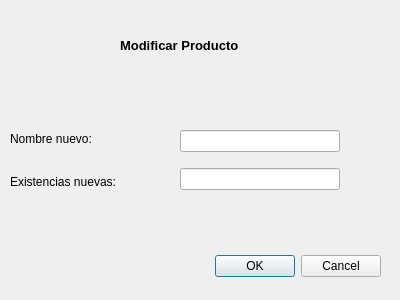
<?xml version="1.0" encoding="UTF-8"?>
<ui version="4.0">
 <class>ModificarProducto</class>
 <widget class="QDialog" name="ModificarProducto">
  <property name="geometry">
   <rect>
    <x>0</x>
    <y>0</y>
    <width>400</width>
    <height>300</height>
   </rect>
  </property>
  <property name="windowTitle">
   <string>Dialog</string>
  </property>
  <widget class="QDialogButtonBox" name="buttonBox">
   <property name="geometry">
    <rect>
     <x>210</x>
     <y>250</y>
     <width>171</width>
     <height>32</height>
    </rect>
   </property>
   <property name="orientation">
    <enum>Qt::Horizontal</enum>
   </property>
   <property name="standardButtons">
    <set>QDialogButtonBox::Cancel|QDialogButtonBox::Ok</set>
   </property>
  </widget>
  <widget class="QLabel" name="label">
   <property name="geometry">
    <rect>
     <x>120</x>
     <y>30</y>
     <width>161</width>
     <height>31</height>
    </rect>
   </property>
   <property name="font">
    <font>
     <pointsize>10</pointsize>
     <bold>true</bold>
    </font>
   </property>
   <property name="text">
    <string>Modificar Producto</string>
   </property>
  </widget>
  <widget class="QWidget" name="verticalLayoutWidget">
   <property name="geometry">
    <rect>
     <x>180</x>
     <y>120</y>
     <width>160</width>
     <height>80</height>
    </rect>
   </property>
   <layout class="QVBoxLayout" name="verticalLayout">
    <item>
     <widget class="QLineEdit" name="txtNombreNuevoProducto"/>
    </item>
    <item>
     <widget class="QLineEdit" name="txtExistenciasNuevasProducto"/>
    </item>
   </layout>
  </widget>
  <widget class="QWidget" name="verticalLayoutWidget_2">
   <property name="geometry">
    <rect>
     <x>10</x>
     <y>120</y>
     <width>160</width>
     <height>80</height>
    </rect>
   </property>
   <layout class="QVBoxLayout" name="verticalLayout_2">
    <item>
     <widget class="QLabel" name="label_2">
      <property name="text">
       <string>Nombre nuevo:</string>
      </property>
     </widget>
    </item>
    <item>
     <widget class="QLabel" name="label_3">
      <property name="text">
       <string>Existencias nuevas:</string>
      </property>
     </widget>
    </item>
   </layout>
  </widget>
 </widget>
 <resources/>
 <connections>
  <connection>
   <sender>buttonBox</sender>
   <signal>accepted()</signal>
   <receiver>ModificarProducto</receiver>
   <slot>accept()</slot>
   <hints>
    <hint type="sourcelabel">
     <x>248</x>
     <y>254</y>
    </hint>
    <hint type="destinationlabel">
     <x>157</x>
     <y>274</y>
    </hint>
   </hints>
  </connection>
  <connection>
   <sender>buttonBox</sender>
   <signal>rejected()</signal>
   <receiver>ModificarProducto</receiver>
   <slot>reject()</slot>
   <hints>
    <hint type="sourcelabel">
     <x>316</x>
     <y>260</y>
    </hint>
    <hint type="destinationlabel">
     <x>286</x>
     <y>274</y>
    </hint>
   </hints>
  </connection>
 </connections>
</ui>
